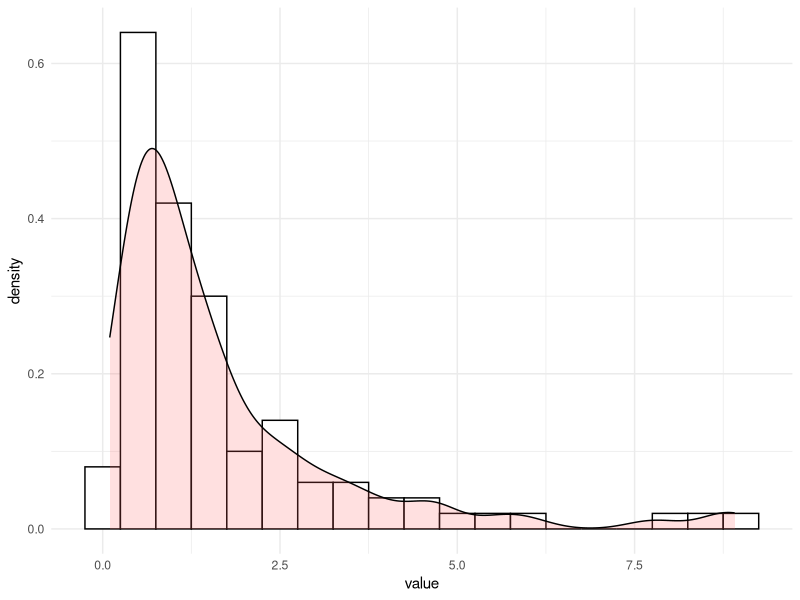
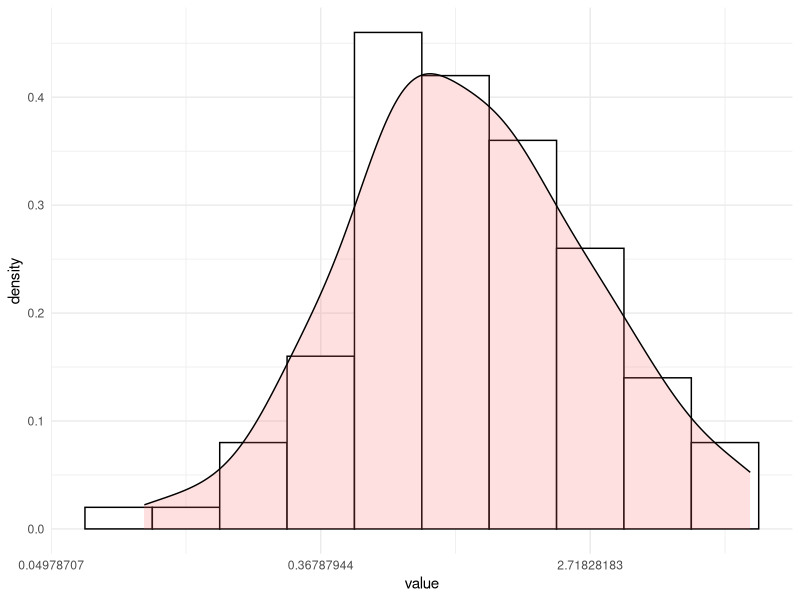

Here is the R script that generated these plots, in order:
## ---- chunk 1
knitr::opts_chunk$set(echo = TRUE)
## ---- chunk 2
# Lets set the seed so the analysisi is reproducible
set.seed(123)

# Input parameters of the distribution
mu <- 0
sigma <- 1

# Now we can use the function rlnorm to sample our data
samp <- rlnorm(n = 100, mu, sigma)

# Now lets print the mean and sd of our sample
mean(samp)
sd(samp)
## ---- chunk 3
# Import libreries (the have to be previously installed)
suppressMessages(library(tidyverse, warn.conflicts = FALSE))

# Transform samp into a tibble
samp <- samp %>% as_tibble()

# Plot histogram (without log scale)
samp %>% ggplot(aes(x=value)) +
  geom_histogram(binwidth = 0.5, 
                 color = "black",
                 fill = "white",
                 aes(y=..density..)) +
  geom_density(alpha=.2, fill="#FF6666") +
  theme_minimal()

# Plot histogram (without log scale)
samp %>% ggplot(aes(x=value)) +
  geom_histogram(binwidth = 0.5, 
                 color = "black",
                 fill = "white",
                 aes(y=..density..)) +
  geom_density(alpha=.2, fill="#FF6666") +
  scale_x_continuous(trans='log') +
  theme_minimal()

